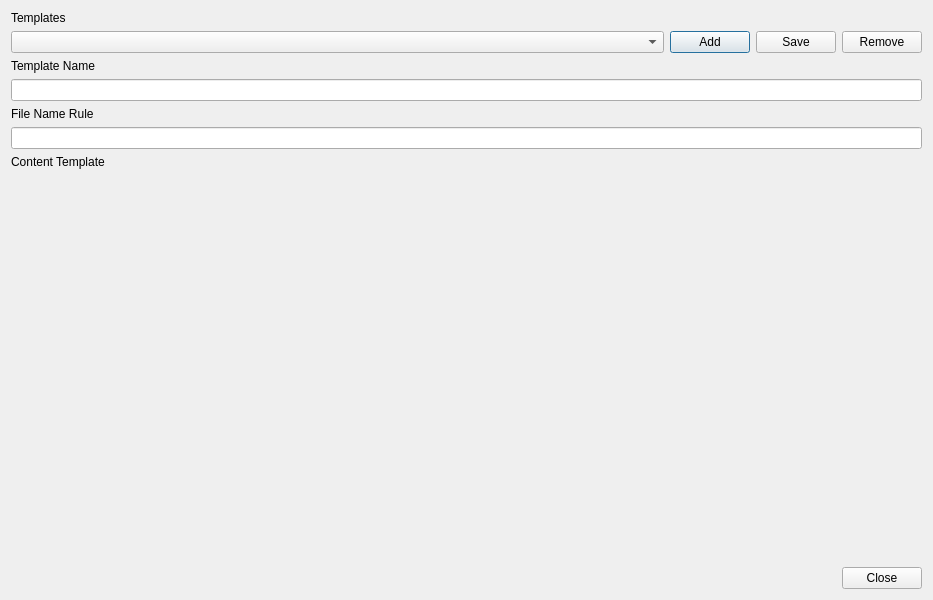
<?xml version="1.0" encoding="UTF-8"?>
<ui version="4.0">
 <class>TemplateManagerDialog</class>
 <widget class="QDialog" name="TemplateManagerDialog">
  <property name="geometry">
   <rect>
    <x>0</x>
    <y>0</y>
    <width>933</width>
    <height>600</height>
   </rect>
  </property>
  <property name="windowTitle">
   <string>Template Manager</string>
  </property>
  <property name="windowIcon">
   <iconset resource="karenmeu.qrc">
    <normaloff>:/rc/images/templateManager.png</normaloff>:/rc/images/templateManager.png</iconset>
  </property>
  <layout class="QVBoxLayout" name="verticalLayout" stretch="0,0,0,0,0,0,0,1,0">
   <item>
    <widget class="QLabel" name="label">
     <property name="text">
      <string>Templates</string>
     </property>
    </widget>
   </item>
   <item>
    <layout class="QHBoxLayout" name="horizontalLayout" stretch="1,0,0,0">
     <item>
      <widget class="QComboBox" name="cbTemplates"/>
     </item>
     <item>
      <widget class="QPushButton" name="btnAddTemplate">
       <property name="text">
        <string>Add</string>
       </property>
       <property name="icon">
        <iconset resource="karenmeu.qrc">
         <normaloff>:/rc/images/new.png</normaloff>:/rc/images/new.png</iconset>
       </property>
      </widget>
     </item>
     <item>
      <widget class="QPushButton" name="btnSaveTemplate">
       <property name="text">
        <string>Save</string>
       </property>
       <property name="icon">
        <iconset resource="karenmeu.qrc">
         <normaloff>:/rc/images/save.png</normaloff>:/rc/images/save.png</iconset>
       </property>
      </widget>
     </item>
     <item>
      <widget class="QPushButton" name="btnRemoveTemplate">
       <property name="text">
        <string>Remove</string>
       </property>
       <property name="icon">
        <iconset resource="karenmeu.qrc">
         <normaloff>:/rc/images/remove.png</normaloff>:/rc/images/remove.png</iconset>
       </property>
      </widget>
     </item>
    </layout>
   </item>
   <item>
    <widget class="QLabel" name="label_2">
     <property name="text">
      <string>Template Name</string>
     </property>
    </widget>
   </item>
   <item>
    <widget class="QLineEdit" name="edtTemplateName"/>
   </item>
   <item>
    <widget class="QLabel" name="label_3">
     <property name="text">
      <string>File Name Rule</string>
     </property>
    </widget>
   </item>
   <item>
    <widget class="QLineEdit" name="edtFileNameRule"/>
   </item>
   <item>
    <widget class="QLabel" name="label_4">
     <property name="text">
      <string>Content Template</string>
     </property>
    </widget>
   </item>
   <item>
    <widget class="MarkdownEditor4" name="edtContent" native="true"/>
   </item>
   <item>
    <widget class="QDialogButtonBox" name="buttonBox">
     <property name="orientation">
      <enum>Qt::Horizontal</enum>
     </property>
     <property name="standardButtons">
      <set>QDialogButtonBox::Close</set>
     </property>
    </widget>
   </item>
  </layout>
 </widget>
 <customwidgets>
  <customwidget>
   <class>MarkdownEditor4</class>
   <extends>QWidget</extends>
   <header>markdowneditor4.h</header>
   <container>1</container>
  </customwidget>
 </customwidgets>
 <resources>
  <include location="karenmeu.qrc"/>
 </resources>
 <connections>
  <connection>
   <sender>buttonBox</sender>
   <signal>accepted()</signal>
   <receiver>TemplateManagerDialog</receiver>
   <slot>accept()</slot>
   <hints>
    <hint type="sourcelabel">
     <x>248</x>
     <y>254</y>
    </hint>
    <hint type="destinationlabel">
     <x>157</x>
     <y>274</y>
    </hint>
   </hints>
  </connection>
  <connection>
   <sender>buttonBox</sender>
   <signal>rejected()</signal>
   <receiver>TemplateManagerDialog</receiver>
   <slot>reject()</slot>
   <hints>
    <hint type="sourcelabel">
     <x>316</x>
     <y>260</y>
    </hint>
    <hint type="destinationlabel">
     <x>286</x>
     <y>274</y>
    </hint>
   </hints>
  </connection>
 </connections>
</ui>
